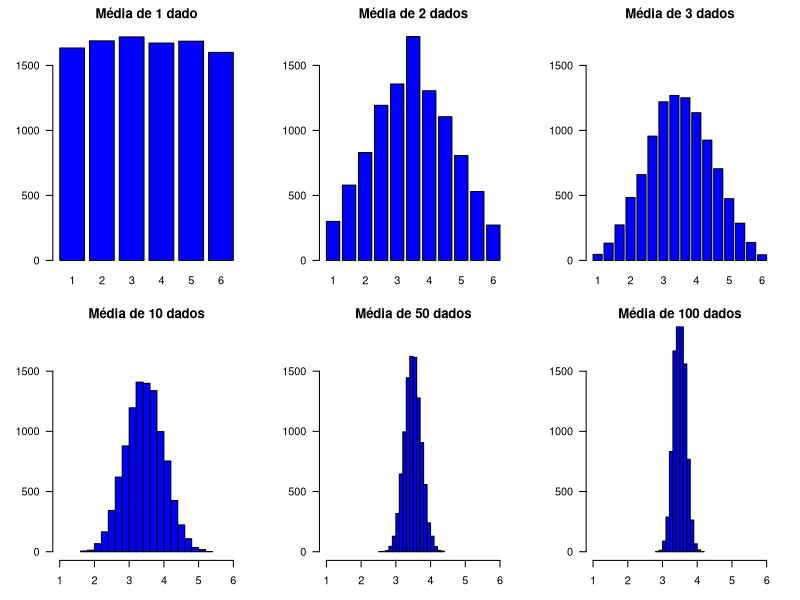

Write R code to recreate this figure.
## ---- chunk 1
par(mfrow=c(2, 3), mar=c(3, 4, 2, 2))
n1 <- sample(1:6, 10000, replace=TRUE)
barplot(table(n1), ylim=c(0, 1800), main="Média de 1 dado", col="blue", las=1)

n1a <- sample(1:6, 10000, replace=TRUE)
n2a <- sample(1:6, 10000, replace=TRUE)
n2 <- (n1a + n2a)/2
barplot(table(n2), ylim=c(0, 1800), main="Média de 2 dados", col="blue", las=1)

n1a <- sample(1:6, 10000, replace=TRUE)
n2a <- sample(1:6, 10000, replace=TRUE)
n3a <- sample(1:6, 10000, replace=TRUE)
n3 <- (n1a+n2a+n3a)/3
barplot(table(n3), ylim=c(0, 1800), main="Média de 3 dados", col="blue", las=1)


n=10
N <- matrix(sample(1:6, 10000*n, replace=TRUE), ncol=n)
nn <- apply(N, 1, mean)

#barplot(table(nn),ylim=c(0,1800),main="Média de 10 dados",col="blue")
hist(nn, xlim=c(1, 6), main="Média de 10 dados", col="blue", xlab=" ", ylab="",
     ylim=c(0, 1800), las=1)

n=50
N <- matrix(sample(1:6, 10000*n, replace=TRUE), ncol=n)
nn <- round(apply(N, 1, mean), 2)

#barplot(table(nn), ylim=c(0,1800), main="Média de 50 dados", col="blue")
hist(nn, xlim=c(1, 6), main="Média de 50 dados", col="blue", xlab=" ", ylab="",
     ylim=c(0, 1800), las=1)


n=100
N <- matrix(sample(1:6, 10000*n, replace=TRUE), ncol=n)
nn <- round(apply(N, 1, mean), 2)

#barplot(table(nn),ylim=c(0,1800), main="Média de 100 dados",col="blue")
hist(nn, xlim=c(1, 6), main="Média de 100 dados", col="blue", xlab=" ", ylab="",
     ylim=c(0, 1800), las=1)
